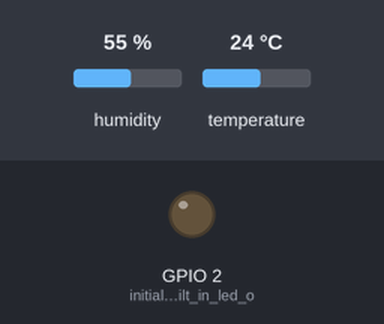
Bench run of a sketch on a simulated ESP8266 (NodeMCU). On the bench: output pins drawn as LEDs (lit = HIGH). The inputs (shaded band) are chosen by the test bench; at power-on: humidity 55 %, temperature 24 °C. WiFi joins after 1.5 s; servers stay silent unless stated; uploads are accepted with an empty reply; what the sketch prints to the serial monitor is not drawn.

Above: at 5.8 s.
Timing chart, 0 to 11.7 s (numbered marks = the images above):
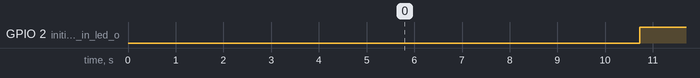

Measured:
- by itself, GPIO 2 (initialize_built_in_led_o): alternates HIGH for 5.2 s and LOW for 3.0 s

The sketch:

dht11_sendHTTP_v1.ino
```cpp
/**
   StreamHTTPClient.ino
    Created on: 2023.02.13
    Ness Huang
  1.已確認-可連接http 取得web資訊
  2.已確認-DHT11取得數值
  2.已確認-可以透過目標的php轉寫參數到指定資料庫
  3.已確認-將iot設備根據id寫入指定行(需透過dbwrite-dht11.php POST到指定db)

	資訊包含: id,area_id,val1,val2
*/

#include <Arduino.h>

#include <ESP8266WiFi.h>
#include <ESP8266WiFiMulti.h>
#include <ESP8266HTTPClient.h>

ESP8266WiFiMulti WiFiMulti;

/*dht11_v1
1.取得傳感器數值 - OK
2.更新資料庫指定欄位資訊(updat) - 尚未完成
*/
#include "DHT.h"
#define DHTPIN 5     // 使用PIN5(nodeMCU D1)
#define DHTTYPE DHT11   // DHT 11

DHT dht(DHTPIN, DHTTYPE);

/*裝置設置id與參數預設*/
int id = 1;     //iot設備ID
int area = 1;   //區域唯一編號
int val1 = 0;    //初始值
int val2 = 0;   //初始值

String nodeMCU_id, area_id, sendval1, sendval2, postData;

void setup() {

  //
  Serial.begin(115200);
  Serial.println("Communication Started \n\n");
  delay(1000);

  Serial.println();
  Serial.println();
  Serial.println();

  pinMode(LED_BUILTIN, OUTPUT);     // initialize built in led on the board

  WiFi.mode(WIFI_STA);
  WiFiMulti.addAP("Ness-2.4G", "12345678");

  //DHT傳感器啟用
  dht.begin();
}

void dht11_getValue(){
  delay(2000);
  float t = dht.readTemperature();    //取得溫度
  float h = dht.readHumidity();       //取得濕度

  // Check DHT11是否異常:必須皆有數值
  if (isnan(h) || isnan(t)) {
    Serial.println(F("Failed to read from DHT sensor!"));

    return;
  }

  val1 = t;
  val2 = h;
  Serial.print(F("Humidity: "));      Serial.print(h);    Serial.print(F("% "));
  Serial.print(F("Temperature: "));   Serial.print(t);    Serial.println(F("°C "));
}

void loop() {
  // wait for WiFi connection
  if ((WiFiMulti.run() == WL_CONNECTED)) {

    WiFiClient client;
    HTTPClient http;    // http object of clas HTTPClient

    //DHT傳感器程式碼
    dht11_getValue();

    // Convert integer variables to string
    nodeMCU_id = String(id);
    area_id = String(area);
    sendval1  = String(val1);
    sendval2 = String(val2);
    postData = "nodeMCU_id=" + nodeMCU_id + "&area_id=" + area_id + "&sendval1=" + sendval1 + "&sendval2=" + sendval2;

    http.begin(client, "http://ness-pj001.000webhostapp.com/dbwrite-dht11_v1.php");
    http.addHeader("Content-Type", "application/x-www-form-urlencoded");            //Specify content-type header

    int httpCode = http.POST(postData);   // Send POST request to php file and store server response code in variable named httpCode
    Serial.println("nodeMCU_id = " + nodeMCU_id + "&area_id=" + area_id + "sendval1 = " + sendval1 + " and sendval2 = "+sendval2 );


    // if connection eatablished then do this
    if (httpCode == 200) { Serial.println("Values uploaded successfully."); Serial.println(httpCode);
    String webpage = http.getString();    // Get html webpage output and store it in a string
    Serial.println(webpage + "\n");
    }

    // if failed to connect then return and restart

    else {
      Serial.println(httpCode);       Serial.println("Failed to upload values. \n");       http.end();       return; }


    delay(3000);
    digitalWrite(LED_BUILTIN, LOW);
    delay(3000);
    digitalWrite(LED_BUILTIN, HIGH);

    }

}
```
